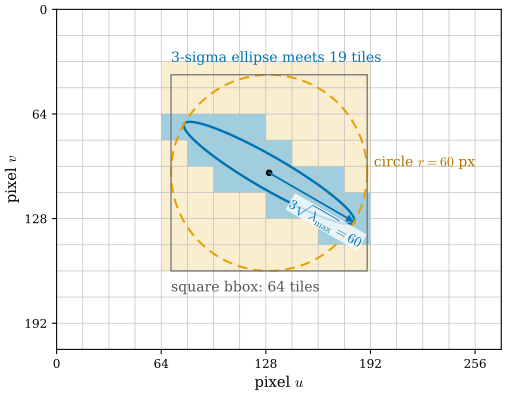

Reproduce this figure in Python.
"""Figure 29.1.4: screen footprint of a 2D Gaussian, its 3-sigma circle, and the 16 x 16 tiles it is assigned to (Section 29.1).

Image region 272 x 208 px with 16-px tiles. A 2D Gaussian centered at (130, 100) px with eigenvalues
lambda_max = 20^2, lambda_min = (10/3)^2 px^2 and major axis at 30 degrees (so 3 sqrt(lambda) = 60 px and 10 px).
Blue: 3-sigma ellipse. Orange dashed: circle of radius r = ceil(3 sqrt(lambda_max)) = 60 px. Gray: its square bounding box.
Light orange tiles: the 64 tiles inside the square (the tiles this Gaussian is assigned to).
Blue-shaded tiles: the 19 tiles that actually meet the 3-sigma ellipse.
Self-checks: lambda_max from mid +- sqrt(mid^2 - det) is 400; tile counts 64 and 19 (same as the verify script).

Run from the project root: ``PYTHONPATH=tools python3 chapters/29-gaussian-splatting/figures/fig-29-1-4-footprint.py``
"""

import dgfig

dgfig.setup()

import matplotlib.pyplot as plt
import numpy as np
from matplotlib.patches import Rectangle

C = dgfig.COLORS
T = 16
W, H = 17 * T, 13 * T
center = np.array([130.0, 100.0])
a = np.radians(30.0)
R = np.array([[np.cos(a), -np.sin(a)], [np.sin(a), np.cos(a)]])
l1, l2 = 20.0 ** 2, (10.0 / 3) ** 2
Sig = R @ np.diag([l1, l2]) @ R.T
mid = 0.5 * np.trace(Sig)
lmax = mid + np.sqrt(mid * mid - np.linalg.det(Sig))
assert abs(lmax - 400.0) < 1e-9
r = int(np.ceil(3 * np.sqrt(lmax) - 1e-9))
assert r == 60
Sinv = np.linalg.inv(Sig)

xmin, xmax = int((center[0] - r) // T), int((center[0] + r - 1) // T)
ymin, ymax = int((center[1] - r) // T), int((center[1] + r - 1) // T)
sq_tiles = [(tx, ty) for tx in range(xmin, xmax + 1) for ty in range(ymin, ymax + 1)]
el_tiles = []
for tx, ty in sq_tiles:
    gx, gy = np.meshgrid(np.linspace(tx * T, (tx + 1) * T, 33), np.linspace(ty * T, (ty + 1) * T, 33))
    d = np.stack([gx - center[0], gy - center[1]], -1)
    if np.min(np.einsum("...i,ij,...j->...", d, Sinv, d)) <= 9.0:
        el_tiles.append((tx, ty))
assert len(sq_tiles) == 64 and len(el_tiles) == 19

fig, ax = plt.subplots(figsize=(6.0, 4.6))
for tx, ty in sq_tiles:
    ax.add_patch(Rectangle((tx * T, ty * T), T, T, fc=C["accent"], alpha=0.18, lw=0, zorder=0))
for tx, ty in el_tiles:
    ax.add_patch(Rectangle((tx * T, ty * T), T, T, fc=C["region"], alpha=0.55, lw=0, zorder=0.5))
for x in range(0, W + 1, T):
    ax.plot([x, x], [0, H], color="#BBBBBB", lw=0.5, zorder=1)
for y in range(0, H + 1, T):
    ax.plot([0, W], [y, y], color="#BBBBBB", lw=0.5, zorder=1)
t = np.linspace(0, 2 * np.pi, 400)
circ = np.stack([np.cos(t), np.sin(t)], 1)
ell = center + 3 * (circ * np.sqrt([l1, l2])) @ R.T
ax.plot(*ell.T, color=C["tangent"], lw=1.8, zorder=3)
ax.plot(*(center + r * circ).T, color=C["accent"], lw=1.5, ls=(0, (5, 3)), zorder=3)
ax.add_patch(Rectangle(center - r, 2 * r, 2 * r, fill=False, ec=C["aux"], lw=1.0, zorder=3))
ax.plot(*center, "o", color=C["main"], ms=4, zorder=5)
arrow_kw = dict(arrowstyle="-|>", lw=1.3, mutation_scale=10, shrinkA=0, shrinkB=0)
tip = center + 3 * np.sqrt(l1) * R[:, 0]
ax.annotate("", xy=tip, xytext=center, arrowprops=dict(color=C["tangent"], **arrow_kw), zorder=6)
ax.text(*(center + 0.55 * (tip - center) + np.array([9, 9])), r"$3\sqrt{\lambda_{\max}} = 60$",
        color=C["tangent"], fontsize=10.5, ha="center", va="top", rotation=-30, rotation_mode="anchor",
        bbox=dict(fc="white", ec="none", alpha=0.75, pad=0.5))
ax.text(center[0] + r + 4, center[1] - 4, r"circle $r = 60$ px", color="#B07700", fontsize=10.5, ha="left")
ax.text(center[0] - r, center[1] + r + 6, "square bbox: 64 tiles", color="#555555", fontsize=10.5, va="top")
ax.text(center[0] - r, center[1] - r - 6, "3-sigma ellipse meets 19 tiles", color=C["tangent"], fontsize=10.5,
        va="bottom")
ax.set_xlim(0, W)
ax.set_ylim(H, 0)          # image convention: y grows downward
ax.set_aspect("equal")
ax.set_xlabel("pixel $u$")
ax.set_ylabel("pixel $v$")
ax.set_xticks(range(0, W + 1, 4 * T))
ax.set_yticks(range(0, H + 1, 4 * T))
ax.tick_params(labelsize=9)

dgfig.save(fig, __file__)
